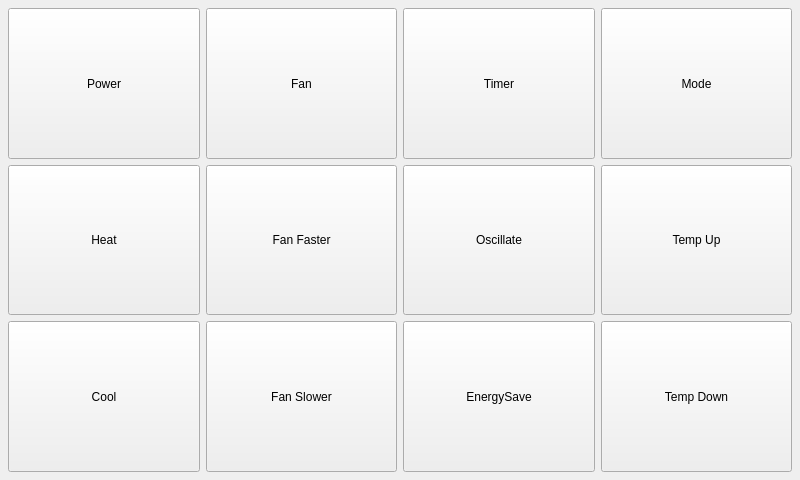
<?xml version="1.0" encoding="UTF-8"?>
<ui version="4.0">
 <class>PIRAirConditionerForm</class>
 <widget class="QWidget" name="PIRAirConditionerForm">
  <property name="geometry">
   <rect>
    <x>0</x>
    <y>0</y>
    <width>800</width>
    <height>480</height>
   </rect>
  </property>
  <property name="windowTitle">
   <string>Form</string>
  </property>
  <layout class="QGridLayout" name="gridLayout">
   <property name="margin">
    <number>8</number>
   </property>
   <item row="0" column="0">
    <widget class="QPushButton" name="powerButton">
     <property name="sizePolicy">
      <sizepolicy hsizetype="Expanding" vsizetype="Expanding">
       <horstretch>0</horstretch>
       <verstretch>0</verstretch>
      </sizepolicy>
     </property>
     <property name="text">
      <string>Power</string>
     </property>
     <property name="icon">
      <iconset resource="../PierogiResources.qrc">
       <normaloff>:/icons/on-off_icon&amp;48.png</normaloff>:/icons/on-off_icon&amp;48.png</iconset>
     </property>
     <property name="iconSize">
      <size>
       <width>48</width>
       <height>48</height>
      </size>
     </property>
    </widget>
   </item>
   <item row="0" column="1">
    <widget class="QPushButton" name="fanButton">
     <property name="sizePolicy">
      <sizepolicy hsizetype="Expanding" vsizetype="Expanding">
       <horstretch>0</horstretch>
       <verstretch>0</verstretch>
      </sizepolicy>
     </property>
     <property name="text">
      <string>Fan</string>
     </property>
    </widget>
   </item>
   <item row="0" column="2">
    <widget class="QPushButton" name="timerButton">
     <property name="sizePolicy">
      <sizepolicy hsizetype="Expanding" vsizetype="Expanding">
       <horstretch>0</horstretch>
       <verstretch>0</verstretch>
      </sizepolicy>
     </property>
     <property name="text">
      <string>Timer</string>
     </property>
     <property name="icon">
      <iconset resource="../PierogiResources.qrc">
       <normaloff>:/icons/clock_icon&amp;48.png</normaloff>:/icons/clock_icon&amp;48.png</iconset>
     </property>
     <property name="iconSize">
      <size>
       <width>48</width>
       <height>48</height>
      </size>
     </property>
    </widget>
   </item>
   <item row="0" column="3">
    <widget class="QPushButton" name="modeButton">
     <property name="sizePolicy">
      <sizepolicy hsizetype="Expanding" vsizetype="Expanding">
       <horstretch>0</horstretch>
       <verstretch>0</verstretch>
      </sizepolicy>
     </property>
     <property name="text">
      <string>Mode</string>
     </property>
    </widget>
   </item>
   <item row="2" column="0">
    <widget class="QPushButton" name="heatButton">
     <property name="sizePolicy">
      <sizepolicy hsizetype="Expanding" vsizetype="Expanding">
       <horstretch>0</horstretch>
       <verstretch>0</verstretch>
      </sizepolicy>
     </property>
     <property name="text">
      <string>Heat</string>
     </property>
    </widget>
   </item>
   <item row="4" column="0">
    <widget class="QPushButton" name="coolButton">
     <property name="sizePolicy">
      <sizepolicy hsizetype="Expanding" vsizetype="Expanding">
       <horstretch>0</horstretch>
       <verstretch>0</verstretch>
      </sizepolicy>
     </property>
     <property name="text">
      <string>Cool</string>
     </property>
    </widget>
   </item>
   <item row="4" column="1">
    <widget class="QPushButton" name="fanSlowerButton">
     <property name="sizePolicy">
      <sizepolicy hsizetype="Expanding" vsizetype="Expanding">
       <horstretch>0</horstretch>
       <verstretch>0</verstretch>
      </sizepolicy>
     </property>
     <property name="text">
      <string>Fan Slower</string>
     </property>
    </widget>
   </item>
   <item row="4" column="2">
    <widget class="QPushButton" name="energySaveButton">
     <property name="sizePolicy">
      <sizepolicy hsizetype="Expanding" vsizetype="Expanding">
       <horstretch>0</horstretch>
       <verstretch>0</verstretch>
      </sizepolicy>
     </property>
     <property name="text">
      <string>EnergySave</string>
     </property>
    </widget>
   </item>
   <item row="4" column="3">
    <widget class="QPushButton" name="tempDownButton">
     <property name="sizePolicy">
      <sizepolicy hsizetype="Expanding" vsizetype="Ignored">
       <horstretch>0</horstretch>
       <verstretch>0</verstretch>
      </sizepolicy>
     </property>
     <property name="text">
      <string>Temp Down</string>
     </property>
     <property name="icon">
      <iconset resource="../PierogiResources.qrc">
       <normaloff>:/icons/arrow_bottom_icon&amp;48.png</normaloff>:/icons/arrow_bottom_icon&amp;48.png</iconset>
     </property>
     <property name="iconSize">
      <size>
       <width>48</width>
       <height>48</height>
      </size>
     </property>
    </widget>
   </item>
   <item row="2" column="1">
    <widget class="QPushButton" name="fanFasterButton">
     <property name="sizePolicy">
      <sizepolicy hsizetype="Expanding" vsizetype="Expanding">
       <horstretch>0</horstretch>
       <verstretch>0</verstretch>
      </sizepolicy>
     </property>
     <property name="text">
      <string>Fan Faster</string>
     </property>
    </widget>
   </item>
   <item row="2" column="2">
    <widget class="QPushButton" name="oscillateButton">
     <property name="sizePolicy">
      <sizepolicy hsizetype="Expanding" vsizetype="Expanding">
       <horstretch>0</horstretch>
       <verstretch>0</verstretch>
      </sizepolicy>
     </property>
     <property name="text">
      <string>Oscillate</string>
     </property>
    </widget>
   </item>
   <item row="2" column="3">
    <widget class="QPushButton" name="tempUpButton">
     <property name="sizePolicy">
      <sizepolicy hsizetype="Expanding" vsizetype="Expanding">
       <horstretch>0</horstretch>
       <verstretch>0</verstretch>
      </sizepolicy>
     </property>
     <property name="text">
      <string>Temp Up</string>
     </property>
     <property name="icon">
      <iconset resource="../PierogiResources.qrc">
       <normaloff>:/icons/arrow_top_icon&amp;48.png</normaloff>:/icons/arrow_top_icon&amp;48.png</iconset>
     </property>
     <property name="iconSize">
      <size>
       <width>48</width>
       <height>48</height>
      </size>
     </property>
    </widget>
   </item>
  </layout>
 </widget>
 <resources>
  <include location="../PierogiResources.qrc"/>
 </resources>
 <connections>
  <connection>
   <sender>PIRAirConditionerForm</sender>
   <signal>oscillateEnabled(bool)</signal>
   <receiver>oscillateButton</receiver>
   <slot>setEnabled(bool)</slot>
   <hints>
    <hint type="sourcelabel">
     <x>399</x>
     <y>239</y>
    </hint>
    <hint type="destinationlabel">
     <x>100</x>
     <y>79</y>
    </hint>
   </hints>
  </connection>
  <connection>
   <sender>PIRAirConditionerForm</sender>
   <signal>powerEnabled(bool)</signal>
   <receiver>powerButton</receiver>
   <slot>setEnabled(bool)</slot>
   <hints>
    <hint type="sourcelabel">
     <x>399</x>
     <y>239</y>
    </hint>
    <hint type="destinationlabel">
     <x>300</x>
     <y>79</y>
    </hint>
   </hints>
  </connection>
  <connection>
   <sender>PIRAirConditionerForm</sender>
   <signal>timerEnabled(bool)</signal>
   <receiver>timerButton</receiver>
   <slot>setEnabled(bool)</slot>
   <hints>
    <hint type="sourcelabel">
     <x>399</x>
     <y>239</y>
    </hint>
    <hint type="destinationlabel">
     <x>499</x>
     <y>79</y>
    </hint>
   </hints>
  </connection>
  <connection>
   <sender>PIRAirConditionerForm</sender>
   <signal>modeEnabled(bool)</signal>
   <receiver>modeButton</receiver>
   <slot>setEnabled(bool)</slot>
   <hints>
    <hint type="sourcelabel">
     <x>399</x>
     <y>239</y>
    </hint>
    <hint type="destinationlabel">
     <x>699</x>
     <y>79</y>
    </hint>
   </hints>
  </connection>
  <connection>
   <sender>PIRAirConditionerForm</sender>
   <signal>fanFasterEnabled(bool)</signal>
   <receiver>fanFasterButton</receiver>
   <slot>setEnabled(bool)</slot>
   <hints>
    <hint type="sourcelabel">
     <x>399</x>
     <y>239</y>
    </hint>
    <hint type="destinationlabel">
     <x>100</x>
     <y>239</y>
    </hint>
   </hints>
  </connection>
  <connection>
   <sender>PIRAirConditionerForm</sender>
   <signal>heatEnabled(bool)</signal>
   <receiver>heatButton</receiver>
   <slot>setEnabled(bool)</slot>
   <hints>
    <hint type="sourcelabel">
     <x>399</x>
     <y>239</y>
    </hint>
    <hint type="destinationlabel">
     <x>300</x>
     <y>239</y>
    </hint>
   </hints>
  </connection>
  <connection>
   <sender>PIRAirConditionerForm</sender>
   <signal>fanEnabled(bool)</signal>
   <receiver>fanButton</receiver>
   <slot>setEnabled(bool)</slot>
   <hints>
    <hint type="sourcelabel">
     <x>399</x>
     <y>239</y>
    </hint>
    <hint type="destinationlabel">
     <x>499</x>
     <y>239</y>
    </hint>
   </hints>
  </connection>
  <connection>
   <sender>PIRAirConditionerForm</sender>
   <signal>tempUpEnabled(bool)</signal>
   <receiver>tempUpButton</receiver>
   <slot>setEnabled(bool)</slot>
   <hints>
    <hint type="sourcelabel">
     <x>399</x>
     <y>239</y>
    </hint>
    <hint type="destinationlabel">
     <x>699</x>
     <y>239</y>
    </hint>
   </hints>
  </connection>
  <connection>
   <sender>PIRAirConditionerForm</sender>
   <signal>fanSlowerEnabled(bool)</signal>
   <receiver>fanSlowerButton</receiver>
   <slot>setEnabled(bool)</slot>
   <hints>
    <hint type="sourcelabel">
     <x>399</x>
     <y>239</y>
    </hint>
    <hint type="destinationlabel">
     <x>100</x>
     <y>400</y>
    </hint>
   </hints>
  </connection>
  <connection>
   <sender>PIRAirConditionerForm</sender>
   <signal>energySaveEnabled(bool)</signal>
   <receiver>energySaveButton</receiver>
   <slot>setEnabled(bool)</slot>
   <hints>
    <hint type="sourcelabel">
     <x>399</x>
     <y>239</y>
    </hint>
    <hint type="destinationlabel">
     <x>300</x>
     <y>400</y>
    </hint>
   </hints>
  </connection>
  <connection>
   <sender>PIRAirConditionerForm</sender>
   <signal>coolEnabled(bool)</signal>
   <receiver>coolButton</receiver>
   <slot>setEnabled(bool)</slot>
   <hints>
    <hint type="sourcelabel">
     <x>399</x>
     <y>239</y>
    </hint>
    <hint type="destinationlabel">
     <x>499</x>
     <y>400</y>
    </hint>
   </hints>
  </connection>
  <connection>
   <sender>PIRAirConditionerForm</sender>
   <signal>tempDownEnabled(bool)</signal>
   <receiver>tempDownButton</receiver>
   <slot>setEnabled(bool)</slot>
   <hints>
    <hint type="sourcelabel">
     <x>399</x>
     <y>239</y>
    </hint>
    <hint type="destinationlabel">
     <x>699</x>
     <y>400</y>
    </hint>
   </hints>
  </connection>
 </connections>
 <slots>
  <signal>oscillateEnabled(bool)</signal>
  <signal>powerEnabled(bool)</signal>
  <signal>timerEnabled(bool)</signal>
  <signal>modeEnabled(bool)</signal>
  <signal>fanFasterEnabled(bool)</signal>
  <signal>heatEnabled(bool)</signal>
  <signal>fanEnabled(bool)</signal>
  <signal>tempUpEnabled(bool)</signal>
  <signal>fanSlowerEnabled(bool)</signal>
  <signal>energySaveEnabled(bool)</signal>
  <signal>coolEnabled(bool)</signal>
  <signal>tempDownEnabled(bool)</signal>
 </slots>
</ui>
